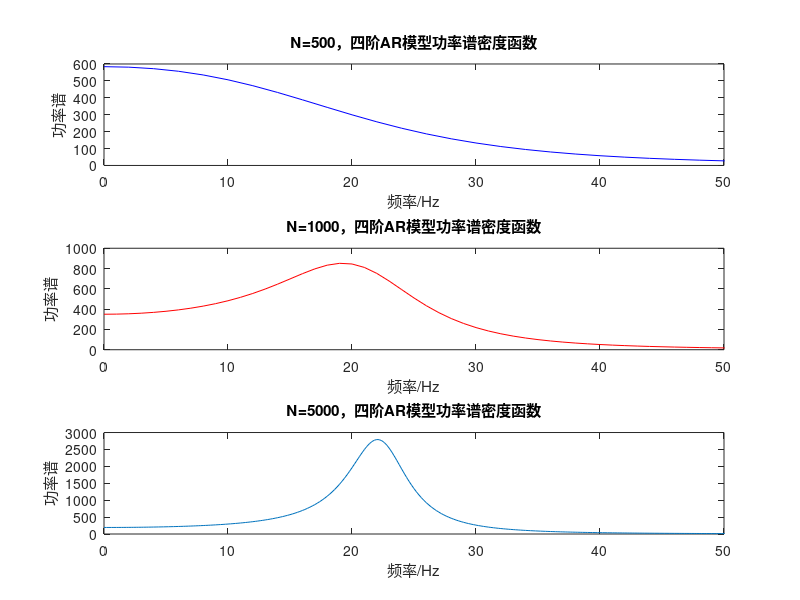

This figure's MATLAB source:
%%
%start
clear
clc
load EEG.mat
b=1;
fs=1000;
%%
%calculate
t1=1:500;
t2=1:1000;
t3=1:5000;
[a1,e1,k1]=aryule(EEG(t1),4);
[a2,e2,k2]=aryule(EEG(t2),4);
[a3,e3,k3]=aryule(EEG(t3),4);
[h1,w1] = freqz(b,a1,500);
[h2,w2] = freqz(b,a2,1000);
[h3,w3] = freqz(b,a3,5000);
P1 = e1*abs(h1).^2;
P2 = e2*abs(h2).^2;
P3 = e3*abs(h3).^2;
%%
%pic
subplot(3,1,1)
plot((0:1:249)*fs/500,P1(1:1:250),'b')
title('N=500，四阶AR模型功率谱密度函数')
xlabel('频率/Hz');ylabel('功率谱');
xlim([0,50]);
subplot(3,1,2)
plot((0:1:499)*fs/1000,P2(1:1:500),'r')
title('N=1000，四阶AR模型功率谱密度函数')
xlabel('频率/Hz');ylabel('功率谱');
xlim([0,50]);
subplot(3,1,3)
plot((0:1:2499)*fs/5000,P3(1:1:2500))
title('N=5000，四阶AR模型功率谱密度函数')
xlabel('频率/Hz');ylabel('功率谱');
xlim([0,50]);